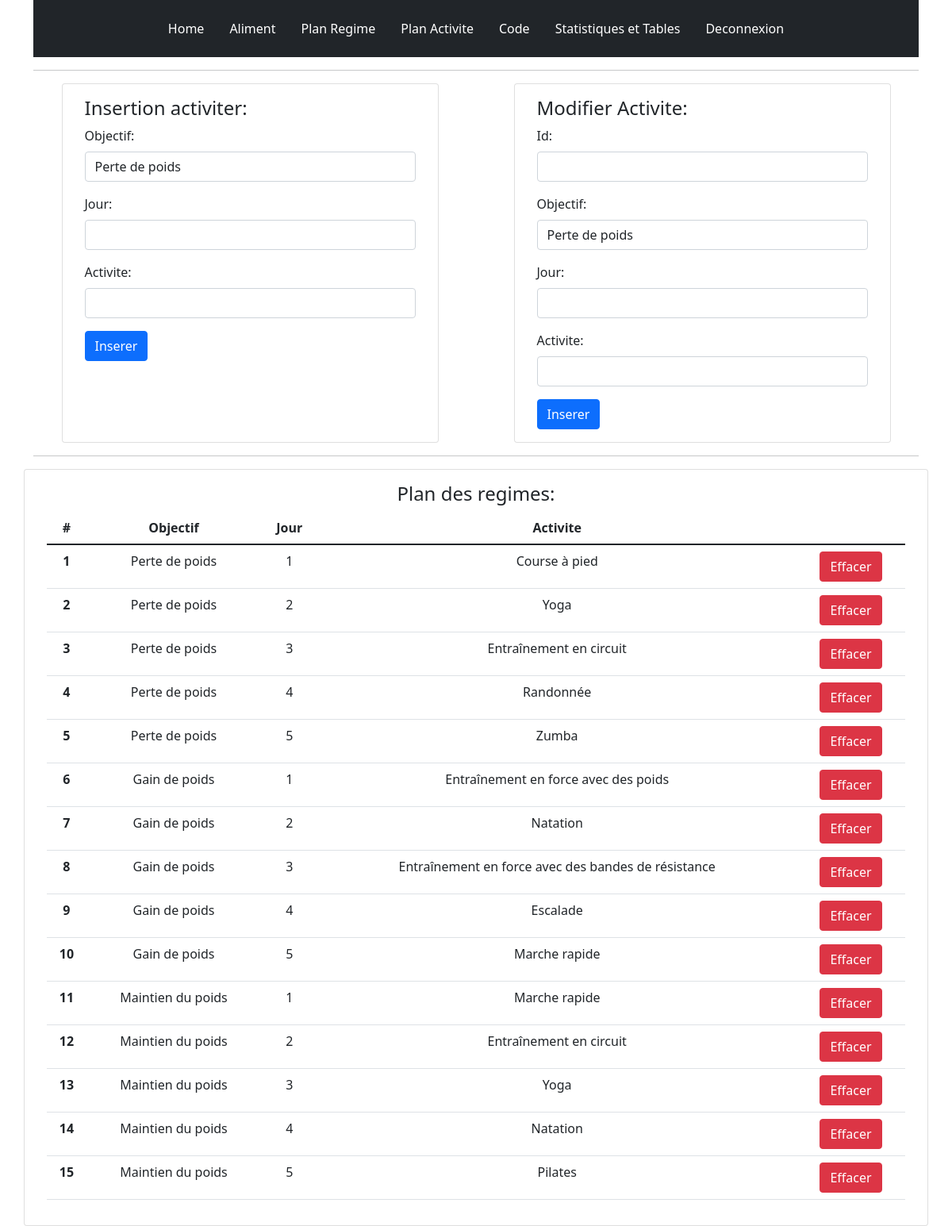
Page /index.php/activite_sport on the committed database.
### tables this page shows
create table activiter(
    id_A INT PRIMARY KEY auto_increment,
    categorieID INT REFERENCES categorie_objectif(id_Objectif),
    jour int,
    activite VARCHAR(100)
);

CREATE table categorie_objectif(
    id_Objectif INTEGER PRIMARY KEY auto_increment,
    nomCategories VARCHAR(200),
    duree INTEGER,
    poidsVisee INTEGER
);

### application/controllers/Activite_Sport.php (called while the page is built, shortened)
<?php
class Activite_Sport extends CI_Controller {
	public function __construct() {
		$this->load->model('Categorie_model');
		$this->load->model('Sport_model');
		$this->load->model('Regime_model');
    }
	public function index()
	{
		$data ['listeObjectif'] = $this->Categorie_model->getAllObjectif();
		$data['listePro'] = $this->Sport_model->getAllPro();
		$data['page_title'] = "Sports";
		$data['body'] = 'sports/activite_Sport';
		$this->load->view('template/index',$data);
	}
}

### index.php (called while the page is built, shortened)
<?php
require_once BASEPATH.'core/CodeIgniter.php';

### application/models/Categorie_model.php (called while the page is built, shortened)
<?php
class Categorie_model extends CI_Model{
    public function getAllObjectif(){
        return $this->db->get('categorie_objectif')->result_array();
    }
}

### application/models/Sport_model.php (called while the page is built, shortened)
<?php
class Sport_model extends CI_Model{
    public function getAllPro(){
        $query = $this->db->query("select id_A, c.nomCategories as objectif, jour, activite from activiter as o
            left join categorie_objectif as c on o.categorieid = c.id_objectif");
        $result = $query->result_array();
        return $result;
    }
}

### application/views/sports/Activite_Sport.php (the view)
<div class="row justify-content-around">
    <div class="card col-md-5">
        <div class="card-body py-3">
            <h4>Insertion activiter:</h4>
            <form class="row g-3" method="post" action="<?php echo base_url('activier_sport/inserer') ;?>">
                <div class="col-md-12">
                    <label for="inputEmail4" class="form-label">Objectif:</label>
                    <select name="objectif" class="form-control">
                        <?php foreach($listeObjectif as $listeO){?>
                            <option class="form-control" value="<?php echo $listeO['id_Objectif'];?>"><?php echo $listeO['nomCategories']?></option>
                        <?php }?>
                    </select>
                </div>
                <div class="col-md-12">
                    <label for="inputPassword4" class="form-label">Jour:</label>
                    <input type="number" name="jour" class="form-control" id="inputPassword4">
                </div>
                <div class="col-md-12">
                    <label for="inputPassword4" class="form-label">Activite:</label>
                    <input type="text" name="activiter" class="form-control" id="inputPassword4">
                </div>
                <div class="col-12">
                    <button type="submit" class="btn btn-primary">Inserer</button>
                </div>
            </form>
        </div>
    </div>
    <div class="card col-md-5 ">
        <div class="card-body">
            <h4>Modifier Activite:</h4>
            <form class="row g-3" method="post" action="<?php echo base_url('Activite_sport/modifier') ;?>">
                <div class="col-md-12">
                    <label for="inputPassword4" class="form-label">Id:</label>
                    <input type="number" name="nombre" class="form-control" id="inputPassword4">
                </div>
                <div class="col-md-12">
                    <label for="inputEmail4" class="form-label">Objectif:</label>
                    <select name="objectif" class="form-control">
                        <?php foreach($listeObjectif as $listeO){?>
                            <option class="form-control" value="<?php echo $listeO['id_Objectif'];?>"><?php echo $listeO['nomCategories']?></option>
                        <?php }?>
                    </select>
                </div>
                <div class="col-md-12">
                    <label for="inputPassword4" class="form-label">Jour:</label>
                    <input type="number" name="jour" class="form-control" id="inputPassword4">
                </div>
                <div class="col-md-12">
                    <label for="inputPassword4" class="form-label">Activite:</label>
                    <input type="text" name="activiter" class="form-control" id="inputPassword4">
                </div>
                <div class="col-12">
                    <button type="submit" class="btn btn-primary">Inserer</button>
                </div>
            </form>
        </div>
    </div>
</div>
<hr>
<div class="row">
    <div class="card col-md-12">
        <div class="card-body" style="text-align:center;">
            <h4>Plan des regimes:</h4>
            <table class="table">
                <thead>
                    <tr>
                        <th scope="col">#</th>
                        <th scope="col">Objectif</th>
                        <th scope="col">Jour</th>
                        <th scope="col">Activite</th>
                    </tr>
                </thead>
                <tbody>
                    <?php
                    foreach( $listePro as $listesP){ ?>
                        <tr>
                            <th><?php echo $listesP['id_A']; ?></th>
                            <td><?php echo $listesP['objectif']; ?></td>
                            <td><?php echo $listesP['jour']; ?></td>
                            <td><?php echo $listesP['activite']; ?></td>
                            <td><a href="<?php echo base_url('activite_sport/supprimer');?>?nombre=<?php echo $listesP['id_A']; ?>" class="btn btn-danger">Effacer</a></td>
                        </tr>
                    <?php } ?>
                </tbody>
            </table>
        </div>
    </div>
</div>

### rows in the picture
activiter: id_A "1", categorieID.nomCategories "Perte de poids", jour "1", activite "Course à pied"
activiter: id_A "2", categorieID.nomCategories "Perte de poids", jour "2", activite "Yoga"
activiter: id_A "3", categorieID.nomCategories "Perte de poids", jour "3", activite "Entraînement en circuit"
activiter: id_A "4", categorieID.nomCategories "Perte de poids", jour "4", activite "Randonnée"
activiter: id_A "5", categorieID.nomCategories "Perte de poids", jour "5", activite "Zumba"
activiter: id_A "6", categorieID.nomCategories "Gain de poids", jour "1", activite "Entraînement en force avec des poids"
activiter: id_A "7", categorieID.nomCategories "Gain de poids", jour "2", activite "Natation"
activiter: id_A "8", categorieID.nomCategories "Gain de poids", jour "3", activite "Entraînement en force avec des bandes de résistance"
activiter: id_A "9", categorieID.nomCategories "Gain de poids", jour "4", activite "Escalade"
activiter: id_A "10", categorieID.nomCategories "Gain de poids", jour "5", activite "Marche rapide"
activiter: id_A "11", categorieID.nomCategories "Maintien du poids", jour "1", activite "Marche rapide"
activiter: id_A "12", categorieID.nomCategories "Maintien du poids", jour "2", activite "Entraînement en circuit"
activiter: id_A "13", categorieID.nomCategories "Maintien du poids", jour "3", activite "Yoga"
activiter: id_A "14", categorieID.nomCategories "Maintien du poids", jour "4", activite "Natation"
activiter: id_A "15", categorieID.nomCategories "Maintien du poids", jour "5", activite "Pilates"

### other values in the picture
form field objectif "Perte de poids"
